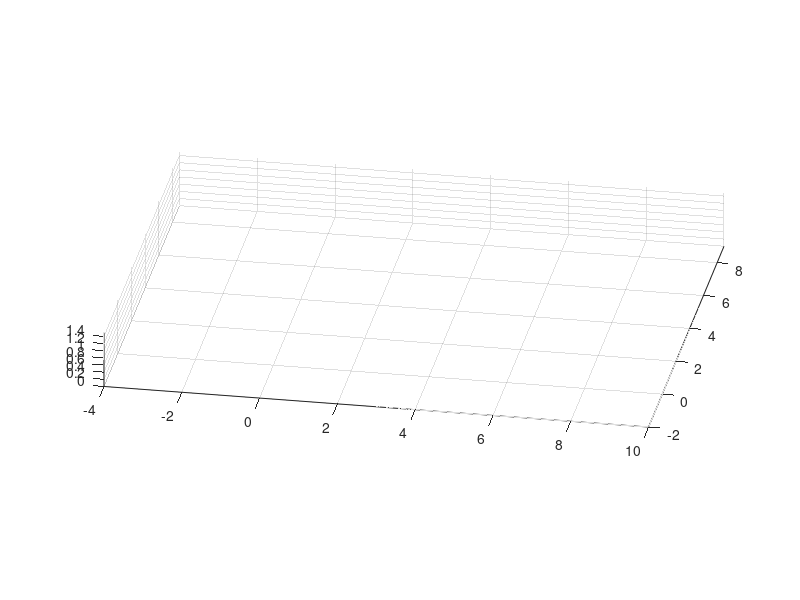

Write MATLAB code to recreate this figure. (Note: this script raises an error after producing the figure.)
clear;close all;clc

%%tiempo

tf = 10;             % Tiempo de simulacion en segundos (s)
ts = 0.1;            % Tiempo de muestreo en segundos (s)
t = 0: ts: tf;       % Vector de tiempo
N = length(t);       % Muestras
pause(2);
%% PARAMETROS DEL Blue
D=1.1; %distancia entre ejes
a =0.1; %Punto de control
%Posicion deseada en metros
hxd=6;
hyd=8;

vel_u = 2;         %Velocildad lineal maxima en m/s;
ang_st = 20*pi/180;        %Angulo en radianes steering maximo (+0.34,-0.34);
%% CONDICIONES INICIALES 

x2 = zeros(1, N+1);  % Posicion en el centro del robot (eje x) en metros (m)
y2 = zeros(1, N+1);  % Posicion en el centro del robot (eje y) en metros (m)
phi = zeros(1, N+1); % Orientacion del robot en radianes (rad)
psi = zeros(1, N+1); % Steering de las llantas delanteras robot en radianes (rad)

x2(1)=0;             % Posicion inicial eje x
y2(1)=0;             % Posicion inicial eje y
phi(1)=120*pi/180;   % Orientacion inicial del robot
psi(1)= 0;           % Steering inicial del robot

%% PUNTO DE CONTROL 

hx = zeros(1, N+1);  % Posicion en el punto de control (eje x) en metros (m)
hy = zeros(1, N+1);  % Posicion en el punto de control (eje y) en metros (m)
hx(1) = x2(1)+a*cos(phi(1)); % Posicion en el punto de control del robot en el eje x
hy(1) = y2(1)+a*sin(phi(1)); % Posicion en el punto de control del robot en el eje y

%% Velocidades de Referencia
u = zeros(1,N+1);
w = zeros(1,N+1);

%% Errores
hxe = zeros(1,N);
hye = zeros(1,N);

%% Loop simulación 
for i=1:length(t)-1       
    
    hxe(i)=hxd-hx(i);
    hye(i)=hyd-hy(i);
    herr=[hxe(i);hye(i)]; % errores en matricial
    
    hxdp(i) = (hxd-hxd)/ts;
    hydp(i) = (hyd-hyd)/ts;
    
    hdp=[hxdp(i);hydp(i)]; %usado para trayectorias    
    
    %Jacobiano hacia adelante    
     J=[cos(phi(i)) , -a * sin(phi(i));
        sin(phi(i)) ,  a * cos(phi(i))];
   
   %Jacobiano hacia atras  
%     J=[cos(phi(i)) ,  a * sin(phi(i));
%        sin(phi(i)) , -a * cos(phi(i))];   
 
    %distancia
    dist = sqrt((hxd-hxe(i))^2+(hyd-hye(i))^2);
    k_max = 2;
    k1 = 1;
    gain(i) = k_max/(1+k1*dist);
   
    K2=diag([gain(i),gain(i)]);
    %K2=diag([1,1]);
    K1=diag([3,3]);
    
    
    %ley de control
    vel=inv(J)*(hdp+K1*tanh(K2*herr));
    
    u(i)=vel_u * tanh(vel(1)); % velocidad lineal 
    w(i)=vel(2); % velocidad angular 
    psi(i)=ang_st* tanh(atan(w(i)*D/u(i))); % angulo de Steering
   
    %%Mediciones 
    w(i)=u(i)*tan(psi(i))/D; %velocidad angular nuevamente calculado
    phi(i+1)=phi(i)+ts*w(i); % angulo de giro     
    
   %%%%%%%%%%%%%%%%%%%% MODELO CINEMATICO %%%%%%%%%%%%%%%%%%%%%%%%%
    %Modelo hacia adelante.
    hxp = u(i)*cos(phi(i+1))- abs(a)*w(i)*sin(phi(i+1));
    hyp = u(i)*sin(phi(i+1))+ abs(a)*w(i)*cos(phi(i+1));
    
    %Modelo hacia atras.
%     hxp = u(i)*cos(phi(i+1))+ abs(a)*w(i)*sin(phi(i+1));
%     hyp = u(i)*sin(phi(i+1))- abs(a)*w(i)*cos(phi(i+1));
        
    % Integracion metodo de Euler
    hx(i+1)=hx(i)+ts*hxp;
    hy(i+1)=hy(i)+ts*hyp;

    % Posicion del robot con respecto al punto de control    
    x2(i+1)=hx(i+1)-a*cos(phi(i));  
    y2(i+1)=hy(i+1)-a*sin(phi(i));  

end


scene = figure;
view(10,25)
axis equal;
axis([-4 10 -2 9 0 1.5]); 
grid on;
M1=bluePlot(x2(1),y2(1),0,phi(1),psi(1),0.001); 
hold on;
plot(hxd,hyd,'r*');
plot(x2(1)+a*cos(phi(1)),y2(1)+a*sin(phi(1)),'g*');
xlabel('x(m)'); ylabel('y(m)'); zlabel('z(m)'); 
camlight('HEADLIGHT');


step=1;
for i=1:step:length(t) 
    delete (M1) 
    M1=bluePlot(x2(i),y2(i),0,phi(i),psi(i),0.001); hold on
    plot(hx(1:i),hy(1:i),'b','LineWidth',2);
    pause(ts)
end
M2=bluePlot(x2(i),y2(i),0,phi(i),psi(i),0.001); hold on
M3=bluePlot(x2(1),y2(1),0,phi(1),psi(1),0.001);
legend('Punto inicial','Punto final','Ruta calculada','FontSize',15);

% figure
% plot(hxd,hyd,'r'), hold on;plot(hx(1:end-1),hy(1:end-1),'b')
% hold on
% bluePlot(x2(1),y2(1),0,phi(1),psi(1),0.001);  
% bluePlot(x2(end-1),y2(end-1),0,phi(end-1),psi(end-1),0.001);
% hold off
% axis equal; 
% grid minor
% 
% figure(3)
% plot(t,hxe,'b');set(gca, 'FontSize', 20); hold on;
% plot(t,hye,'r');set(gca, 'FontSize', 20)
% legend('x_{error}(m)','y_{error}(m)','FontSize',20)
% xlabel('t(s)','FontSize',20);
% grid minor
% 
% figure(4)
% plot(t,u(1:end-1),'b'); hold on;plot(t,w(1:end-1),'g');plot(t,psi(1:end-1),'r');
% set(gca, 'FontSize', 20)
% axis([0 tf -1 4.5 ]);
% grid minor
% legend('\mu (m/s)','\omega (rad/s)','\phi(rad)','FontSize',20)
% xlabel('t(s)','FontSize',20);
% 
% figure
% plot(gain)
% grid on
